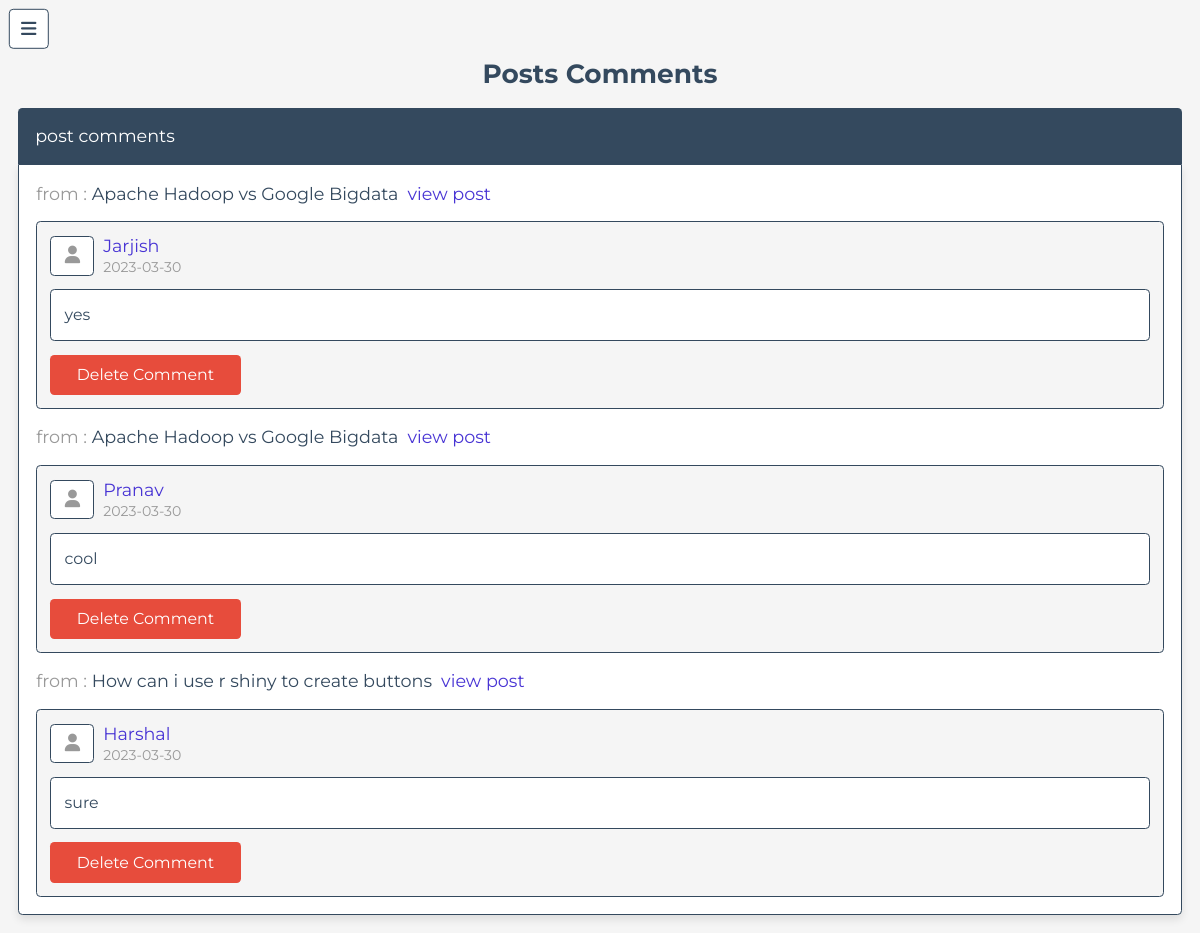
The app's page /admin/comments.php (signed in) with its own data.
### tables this page shows
CREATE TABLE `posts` (
  `id` int(100) NOT NULL,
  `admin_id` int(100) NOT NULL,
  `name` varchar(100) NOT NULL,
  `title` varchar(100) NOT NULL,
  `content` varchar(10000) NOT NULL,
  `category` varchar(50) NOT NULL,
  `image` varchar(100) NOT NULL,
  `date` date NOT NULL DEFAULT current_timestamp(),
  `status` varchar(10) NOT NULL
);

CREATE TABLE `comments` (
  `id` int(100) NOT NULL,
  `post_id` int(100) NOT NULL,
  `admin_id` int(100) NOT NULL,
  `user_id` int(100) NOT NULL,
  `user_name` varchar(50) NOT NULL,
  `comment` varchar(1000) NOT NULL,
  `date` date NOT NULL DEFAULT current_timestamp()
);

### admin/comments.php (the view, shortened to what this page needs)
<?php
include '../components/connect.php';
$admin_id = $_SESSION['admin_id'];
?>
<!DOCTYPE html>
<html lang="en">
<head>
   <link rel="stylesheet" href="https://cdnjs.cloudflare.com/ajax/libs/font-awesome/6.1.1/css/all.min.css">
   <link rel="stylesheet" href="../css/admin_style.css">
</head>
<body>
<?php include '../components/admin_header.php' ?>
<section class="comments">
   <h1 class="heading">posts comments</h1>
   <p class="comment-title">post comments</p>
   <div class="box-container">
   <?php
         $select_comments = $conn->prepare("SELECT * FROM `comments` WHERE admin_id = ?");
         $select_comments->execute([$admin_id]);
         if($select_comments->rowCount() > 0){
            while($fetch_comments = $select_comments->fetch(PDO::FETCH_ASSOC)){
      ?>
      <?php
         $select_posts = $conn->prepare("SELECT * FROM `posts` WHERE id = ?");
         $select_posts->execute([$fetch_comments['post_id']]);
         while($fetch_posts = $select_posts->fetch(PDO::FETCH_ASSOC)){
      ?>
      <div class="post-title"> from : <span><?= $fetch_posts['title']; ?></span> <a href="read_post.php?post_id=<?= $fetch_posts['id']; ?>" >view post</a></div>
      <?php
         }
      ?>
   <div class="box">
      <div class="user">
         <i class="fas fa-user"></i>
         <div class="user-info">
            <span><?= $fetch_comments['user_name']; ?></span>
            <div><?= $fetch_comments['date']; ?></div>
         </div>
      </div>
      <div class="text"><?= $fetch_comments['comment']; ?></div>
      <form action="" method="POST">
         <button type="submit" class="inline-delete-btn" name="delete_comment" onclick="return confirm('delete this comment?');">delete comment</button>
      </form>
   </div>
   <?php
         }
      }else{
         echo '<p class="empty">no comments added yet!</p>';
      }
   ?>
   </div>
</section>
</body>
</html>

### css/admin_style.css (style rules this page uses)
:root { --main-color:#4834d4; --red:#e74c3c; --orange:#f39c12; --black:#34495e; --white:#fff; --light-bg:#f5f5f5; --light-color:#999; --border:.2rem solid var(--black); --box-shadow:0 .5rem 1rem rgba(0,0,0,.1); }
* { font-family: 'Montserrat', sans-serif; margin:0; padding:0; box-sizing: border-box; text-decoration: none; outline: none; border:none; }
html { font-size: 62.5%; overflow-x: hidden; }
body { background-color: var(--light-bg); padding-left: 35rem; }
section { max-width: 1200px; margin:0 auto; padding:2rem; }
.btn, .delete-btn, .option-btn, .inline-btn, .inline-option-btn, .inline-delete-btn { margin-top: 1rem; border-radius: .5rem; cursor: pointer; font-size: 1.8rem; color:var(--white); padding:1.2rem 3rem; text-transform: capitalize; text-align: center; }
.inline-btn, .inline-option-btn, .inline-delete-btn { display: inline-block; margin-right: 1rem; }
.inline-delete-btn, .delete-btn { background-color: var(--red); }
.heading { text-align: center; margin-bottom: 2rem; text-transform: capitalize; color:var(--black); font-size: 3rem; }
.comments .comment-title { border-top-right-radius: .5rem; border-top-left-radius: .5rem; background-color: var(--black); padding:2rem; color:var(--white); font-size: 2rem; }
.comments .box-container { border-bottom-right-radius: .5rem; border-bottom-left-radius: .5rem; background-color: var(--white); box-shadow: var(--box-shadow); border:var(--border); padding:2rem; display: grid; gap:2rem; }
.comments .box-container .box { background-color: var(--light-bg); border-radius: .5rem; padding:1.5rem; border:var(--border); }
.comments .box-container .post-title { font-size: 2rem; color:var(--light-color); }
.comments .box-container .post-title span { color: var(--black); }
.comments .box-container .post-title a { color:var(--main-color); margin-left: .5rem; }
.comments .box-container .box .user { display: flex; align-items: center; gap:1rem; margin-bottom: 1.5rem; }
.comments .box-container .box .user i { font-size: 2rem; border-radius: .5rem; border:var(--border); height: 4.5rem; width: 5rem; line-height: 4.1rem; background-color: var(--white); text-align: center; color:var(--light-color); }
.comments .box-container .box .user .user-info span { font-size: 2rem; color:var(--main-color); }
.comments .box-container .box .user .user-info div { color:var(--light-color); font-size: 1.6rem; margin-top: .2rem; }
.comments .box-container .box .text { font-size: 1.8rem; color:var(--black); line-height: 1.5; white-space: pre-line; background-color: var(--white); border-radius: .5rem; padding:1.5rem; margin:.5rem 0; border:var(--border); }
@media (max-width:1200px) { html { font-size: 55%; } }
@media (max-width:1200px) { body { padding-left: 0; } }

### records on screen
comments: user_name "Jarjish", date "2023-03-30", comment "yes"
posts: title "Apache Hadoop vs Google Bigdata"
comments: user_name "Pranav", date "2023-03-30", comment "cool"
comments: user_name "Harshal", date "2023-03-30", comment "sure"
posts: title "How can i use r shiny to create buttons"
